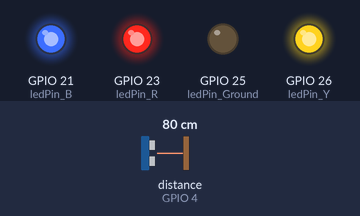
Simulated run of this sketch. Board: ESP32. On the bench: output pins drawn as LEDs (lit = HIGH). Wiring (inferred from the names in the program): ultrasonic range finder: trigger GPIO 2; echo GPIO 4. Dashed ring = blinking. The test bench sets the inputs (shaded band); at power-on: distance to the obstacle (sensor on GPIO 4) 80 cm. The echo pulse lasts 58.3 µs per cm; pins used as bus, display or sensor lines are not drawn; what the sketch prints to the serial monitor is not drawn.

Above: at 1.3 s.
1.4 s: distance to the obstacle (sensor on GPIO 4) set to 2 cm
4.4 s: distance to the obstacle (sensor on GPIO 4) set to 4 cm
At 4.72 s:
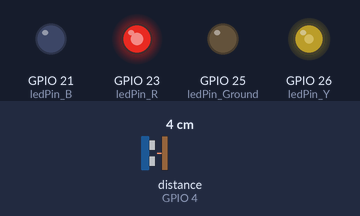
At 5.34 s:
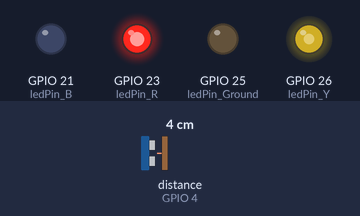
7.4 s: distance to the obstacle (sensor on GPIO 4) set to 18 cm
At 8.4 s:
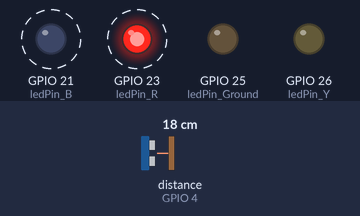
Timing chart, 0 to 16.4 s (numbered marks = the images above; inputs shaded):
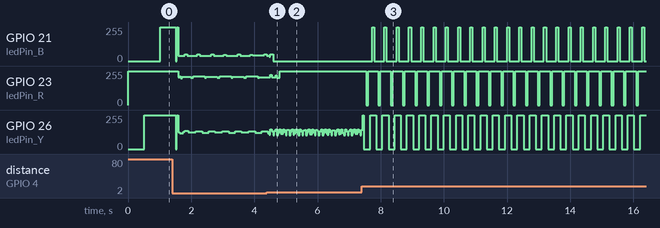

The sketch:

distance_blink.ino
```cpp
const int ledPin_R = 23;
const int ledPin_Y = 26;
const int ledPin_B = 21;
const int ledPin_Ground = 25;
const int trigPin = 2;
const int echoPin = 4;

void setup()
{
  pinMode (ledPin_R, OUTPUT);
  pinMode (ledPin_Y, OUTPUT);
  pinMode (ledPin_B, OUTPUT);
  pinMode (ledPin_Ground, OUTPUT);
  digitalWrite (ledPin_Ground, 0);
  pinMode (trigPin, OUTPUT);
  pinMode (echoPin,INPUT);
  Serial.begin (115200);
}

int i;

long get_delay_time () {
 long duration, distance, delay_time;
  digitalWrite (trigPin, HIGH); // trigPin에서 초음파 발생
  delayMicroseconds(10);
  digitalWrite (trigPin, LOW);

  duration = pulseIn (echoPin, HIGH); // echoPin pulse 유지 시간 저장
  distance = 340 * duration / 1000 / 2; // distance 계산 (초음파는 340m/s, 왕복거리니까 2로 나누어줌)
  // 1000000 microsecond = 1s, 1000mm = 1m

  delay_time = distance * distance / 500;
  if (delay_time > 500) delay_time = 500;

  Serial.printf ("i = %d\n", i++);
  Serial.printf ("distance = %ld\n", distance);
  Serial.printf ("delay_time = %ld\n", delay_time);

  return delay_time;
}

void loop () {
  long delay_time;

  delay_time = get_delay_time ();
  digitalWrite (ledPin_R, 1);
  delay (delay_time);

  delay_time = get_delay_time ();
  digitalWrite (ledPin_Y, 1);
  delay (delay_time);

  delay_time = get_delay_time ();
  digitalWrite (ledPin_B, 1);
  delay (delay_time);

  delay_time = get_delay_time ();
  digitalWrite (ledPin_B, 0);
  delay (delay_time);

  delay_time = get_delay_time ();
  digitalWrite (ledPin_Y, 0);
  delay (delay_time);

  delay_time = get_delay_time ();
  digitalWrite (ledPin_R, 0);
  delay (delay_time);

}
```

Measured:
- after the input at 4.4 s, GPIO 21 (ledPin_B): 41/255 → 50/255 after 0.07 s, → 0/255 0.13 s later
- after the input at 7.4 s, GPIO 21 (ledPin_B): alternates 255/255 for 0.06 s and 0/255 for 0.32 s, starting after 0.33 s; GPIO 23 (ledPin_R): alternates 255/255 for 0.32 s and 0/255 for 0.06 s, starting after 0.14 s
- by itself, GPIO 26 (ledPin_Y): repeats every 0.39 s: 0/255 0.19 s, 255/255 0.19 s
